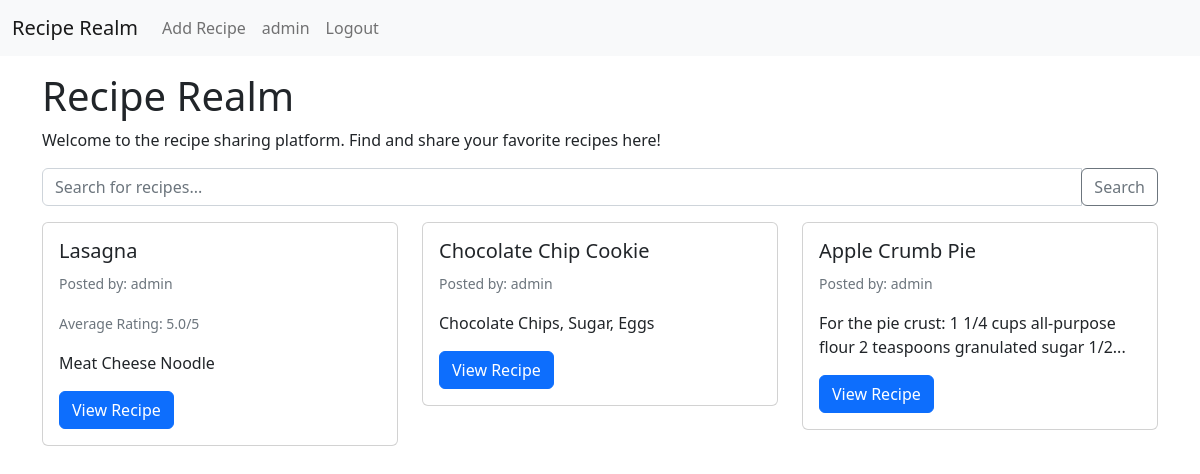
Screenshot of / (signed in) with the database file from the repository.
### models.py (models this page shows)
class User(db.Model, UserMixin):
    id = db.Column(db.Integer, primary_key=True)
    username = db.Column(db.String(150), nullable=False, unique=True)
    email = db.Column(db.String(150), nullable=False, unique=True)
    password = db.Column(db.String(150), nullable=False)
    recipes = db.relationship('Recipe', backref='author', lazy=True)
    comments = db.relationship('Comment', backref='user', lazy=True)  # Added backref to the Comment model
    bio = db.Column(db.String(500), nullable=True)
    profile_picture = db.Column(db.String(20), nullable=False, default='default.jpg')

class Recipe(db.Model):
    id = db.Column(db.Integer, primary_key=True)
    title = db.Column(db.String(200), nullable=False)
    ingredients = db.Column(db.Text, nullable=False)
    steps = db.Column(db.Text, nullable=False)
    author_id = db.Column(db.Integer, db.ForeignKey('user.id'), nullable=False)
    ratings = db.relationship('Rating', backref='recipe', lazy=True)
    @property
    def average_rating(self):
        total_ratings = len(self.ratings)
        if total_ratings == 0:
            return 0
        return sum([rating.value for rating in self.ratings]) / total_ratings

### app.py (the view)
@app.route('/')
def home():
    query = request.args.get('query')
    if query:
        recipes = Recipe.query.filter(Recipe.title.contains(query) | Recipe.ingredients.contains(query)).all()
    else:
        recipes = Recipe.query.all()
    avg_ratings = {}
    for recipe in recipes:
        ratings = [rating.value for rating in recipe.ratings]
        if ratings:
            avg_ratings[recipe.id] = sum(ratings) / len(ratings)
    return render_template('home.html', recipes=recipes, avg_ratings=avg_ratings)

### app.py (called while the page is built)
@login_manager.user_loader
def load_user(user_id):
    return User.query.get(int(user_id))

### templates/home.html (shortened to what this page needs)
{% extends "layout.html" %} {% block content %}
<h1>Recipe Realm</h1>
<p>
  Welcome to the recipe sharing platform. Find and share your favorite recipes
  here!
</p>
<form method="GET" action="{{ url_for('home') }}">
  <div class="input-group mb-3">
    <input
      type="text"
      name="query"
      class="form-control"
      placeholder="Search for recipes..."
      value="{{ request.args.get('query', '') }}"
    />
    <div class="input-group-append">
      <button class="btn btn-outline-secondary" type="submit">Search</button>
    </div>
  </div>
</form>
<div class="row">
  {% for recipe in recipes %}
  <div class="col-md-4">
    <div class="card mb-4">
      <div class="card-body">
        <h5 class="card-title">{{ recipe.title }}</h5>
        <p class="card-text">
          <small class="text-muted"
            >Posted by: {{ recipe.author.username }}</small
          >
        </p>
        <p class="card-text">
          {% if avg_ratings[recipe.id] %}
          <small class="text-muted"
            >Average Rating: {{ avg_ratings[recipe.id]|round(1) }}/5</small
          >
          {% endif %}
        </p>
        <p class="card-text">{{ recipe.ingredients|truncate(100, True) }}</p>
        <a
          href="{{ url_for('recipe_detail', recipe_id=recipe.id) }}"
          class="btn btn-primary"
          >View Recipe</a
        >
      </div>
    </div>
  </div>
  {% endfor %}
</div>
{% endblock %}

### templates/layout.html (shortened to what this page needs)
<!DOCTYPE html>
<html lang="en">
  <head>
    <link
      href="https://cdn.jsdelivr.net/npm/bootstrap@5.2.3/dist/css/bootstrap.min.css"
      rel="stylesheet"
    />
  </head>
  <body>
    <nav class="navbar navbar-expand-lg navbar-light bg-light">
      <div class="container-fluid">
        <a class="navbar-brand" href="{{ url_for('home') }}">Recipe Realm</a>
        <div class="collapse navbar-collapse" id="navbarNav">
          <ul class="navbar-nav ml-auto">
            {% if current_user.is_authenticated %}
            <li class="nav-item">
              <a class="nav-link" href="{{ url_for('add_recipe') }}"
                >Add Recipe</a
              >
            </li>
            <li class="nav-item">
              <a
                class="nav-link"
                href="{{ url_for('user_profile', username=current_user.username) }}"
              >
                {{ current_user.username }}
              </a>
            </li>
            <li class="nav-item">
              <a class="nav-link" href="{{ url_for('logout') }}">Logout</a>
            </li>
            {% endif %}
          </ul>
        </div>
      </div>
    </nav>
    <div class="container">{% block content %} {% endblock %}</div>
  </body>
</html>

### rows the page displays
User: username "admin"
Recipe: title "Lasagna", author.username "admin", avg_ratings "5.0", ingredients "Meat Cheese Noodle"
Recipe: title "Chocolate Chip Cookie", author.username "admin", ingredients "Chocolate Chips, Sugar, Eggs"
Recipe: title "Apple Crumb Pie", author.username "admin", ingredients "For the pie crust: 1 1/4 cups all-purpose flour 2 teaspoons granulated sugar 1/2..."
